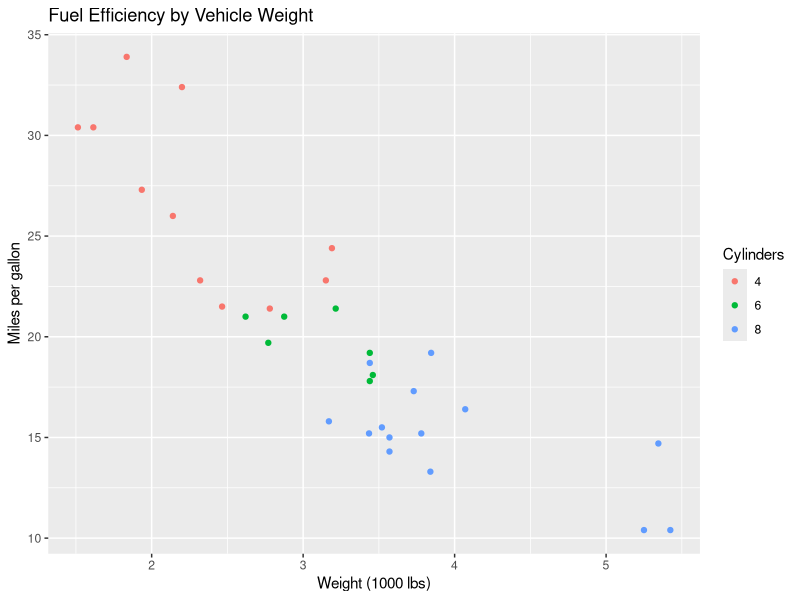

The R script that drew this image:
## ---- chunk 1
#| message: false
library(tidyverse)
## ---- chunk 2
ggplot(mtcars, aes(x = wt, y = mpg, color = factor(cyl))) +
  geom_point() +
  labs(
    title = "Fuel Efficiency by Vehicle Weight",
    x = "Weight (1000 lbs)",
    y = "Miles per gallon",
    color = "Cylinders"
  )
